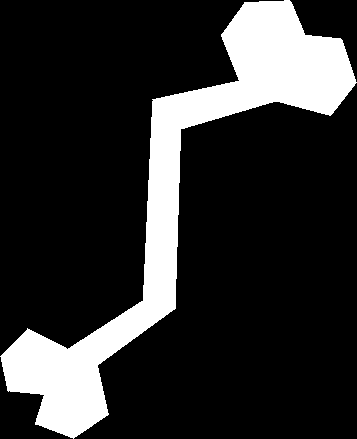
#> input picture database/Bone-17.pgm, 357 x 439 px; its folder holds only this picture in this run
$ jupyter execute --allow-errors skeleton.ipynb   (shell and % lines are left out)   (older library calls are emulated)
#> lines starting #> are read from the running program, lines starting #| are printed output that depends on the picture; after the words box and inside, x2 and y2 are one past the last pixel; in counts of white or black regions, pixels touching at a corner belong together
## This draft contains reading of database properly

[cell 1]
%pylab inline
#> (the rest of this cell did not finish here and is left out)

[cell 2]
import re

from os import walk
from os.path import join

import numpy as np
import matplotlib.pyplot as plt

from skimage.io import imread, imshow, show

[cell 3]
# Read classes from file
labels = np.genfromtxt('../classes.csv', delimiter=',', dtype=str)
# because of space after comma we read redundant empty column
labels = np.array([l[0] for l in labels])

[cell 4]
data_path = "../database/"
files = list()
for (dirpath, dirnames, filenames) in walk(data_path):
    files = filenames

[cell 5]
data_images = list()
data_labels = list()
label_from_name = r"([a-zA-z]+)[-_]\d+.pgm"

[cell 6]
# here we load all the images and find their label from filename
for f in files:
    match = re.match(label_from_name, f)
    if match:
        label = match.groups()[0]
        if label in labels:
            data_labels.append(label)
            data_images.append(imread(join(data_path, f), as_grey=True))
    else:
        # if name does not match our regexp or label is not in the list
        # of classes - not read from database
        continue

[cell 7]
im = data_images[0]
#> im: shape (439, 357); 18.4% white; 1 white region, box (x1, y1, x2, y2) and area: (0, 0, 357, 439) 28768

[cell 8]
data_labels[0]

[cell 9]
imshow(im)
show()

[cell 10]
CONNECTIVITY_INC = {
    4: {
        0: (0, -1),
        1: (-1, 0),
        2: (0, 1),
        3: (1, 0)
    },
    8: {
        0: (0, -1),
        1: (-1, -1),
        2: (-1, 0),
        3: (-1, 1),
        4: (0, 1),
        5: (1, 1),
        6: (1, 0),
        7: (1, -1),
    }
}

[cell 11]
def pad_image(im, color="b"):
#> called with color = 'b'
    if color == "b":
        padded_im = np.array([np.concatenate([[0], row, [0]]) for row in im], dtype=np.uint8)
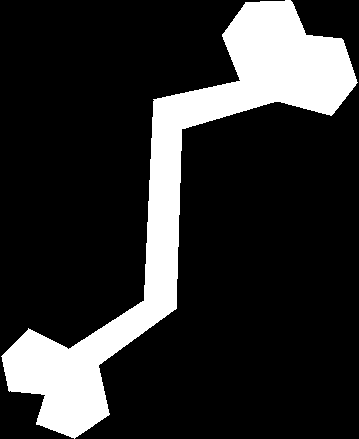
#> padded_im: shape (439, 359); 18.3% white; 1 white region, box (x1, y1, x2, y2) and area: (1, 0, 358, 439) 28768
        new_row = np.zeros((1, padded_im.shape[1]), dtype=np.uint8)
        padded_im = np.concatenate([new_row, padded_im, new_row])
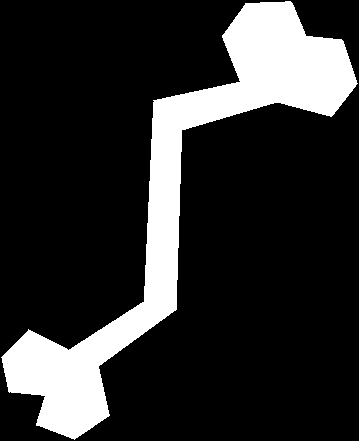
#> padded_im: shape (441, 359); 18.2% white; 1 white region, box (x1, y1, x2, y2) and area: (1, 1, 358, 440) 28768
    else:
        raise ValueError("Padding is not implemented for thes color")
    return padded_im

[cell 12]
def trace_border(im, connectivity=4):
    border = list()
    # we pad image by one pixel from all sides
    # padding ensures us not to go out of domain
    padded_im = pad_image(im)

    background_pixel = padded_im[0][0]
#> background_pixel = 0
    current_pixel = padded_im[0][0]
#> current_pixel = 0
    start = None

    # find starting pixel
    for i in range(padded_im.shape[0]):
        for j in range(padded_im.shape[1]):
            if padded_im[i][j] != current_pixel:
                start = (i, j)
                border.append((i, j))
                break
        else:
            continue
            # executed if the loop ended normally (no break)
        break
#> after the loop, border = [(1, 285)]

    # iterations of the algo
    print(start)
    current_pixel = start
    direction = 0
    print("Start iteration of the algorithm... ")
    while (True):
        if connectivity == 8:
            i = (direction + 2) % 8
            while i != (direction + 7) % 8:
                next_pixel = (current_pixel[0] + CONNECTIVITY_INC[connectivity][i][0],
                              current_pixel[1] + CONNECTIVITY_INC[connectivity][i][1])
                if padded_im[next_pixel] != background_pixel:
                    current_pixel = next_pixel
                    border.append(current_pixel)
                    direction = (i + 4) % 8
                    break
                i = (i+1) % 8
        elif connectivity == 4:
            i = (direction + 1) % 4
            while i != (direction + 4) % 8:
                next_pixel = (current_pixel[0] + CONNECTIVITY_INC[connectivity][i][0],
                              current_pixel[1] + CONNECTIVITY_INC[connectivity][i][1])
                if padded_im[next_pixel] != background_pixel:
                    current_pixel = next_pixel
                    border.append(current_pixel)
                    direction = (i + 2) % 4
                    break
                i = (i+1) % 4
        else:
            raise ValueError("Invalid connectivity specified")
    # stop condition
        if current_pixel == border[0]:
            break

    # remove padding from image (it will influence border coordinates)
    border = [(pixel[0] - 1, pixel[1] - 1) for pixel in border]

    return border

[cell 13]
border = trace_border(im, connectivity=4)
#> border = 1739 pairs, first value 0 to 438, second value 0 to 356

[cell 14]
key = data_images[0]

[cell 15]
border = trace_border(key, connectivity=4)

#> (a cell that did not finish here is left out)

#> (a cell that did not finish here is left out)

[cell 18]
sp = (300,400)

def add_point_inside(im, border, point):
    image = numpy.array(im)
    next_points = [point]

    while len(next_points) > 0:
        point = next_points.pop()
        image[point] = 120

        top = (point[0]-1, point[1])
        down = (point[0]+1, point[1])
        left = (point[0], point[1]-1)
        right = (point[0], point[1]+1)

        if image[top] != 120 and top not in border:
            next_points.append(top)
        if image[down] != 120 and down not in border:
            next_points.append(down)
        if image[left] != 120 and left not in border:
            next_points.append(left)
        if image[right] != 120 and right not in border:
            next_points.append(right)

    return image

def make_grey_white(im):
    im[im > 0] = 255

#> (the rest of this cell did not finish here and is left out)

[cell 19]
len(border)
#> Out = 1739

[cell 20]
width = 12
height = 12
fig, ax = plt.subplots()
ax.imshow(im, cmap=plt.cm.gray)

ax.plot([b[1] for b in border], [b[0] for b in border], color="r", linewidth=5)
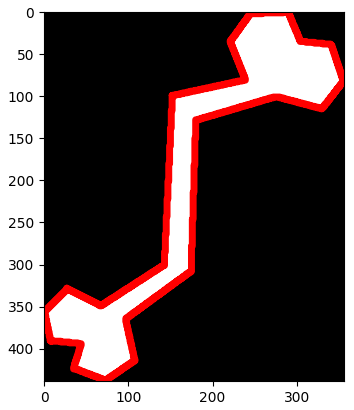
#> figure drawn by matplotlib, 1 panel

[cell 21]
vectors = {}
for pixel in border:
    vectors.update({ pixel: []})
    for other_pixel in border:
        if other_pixel != pixel:
            vectors[pixel].append((other_pixel[0] - pixel[0],
                                   other_pixel[1] - pixel[1]))
#> this loop made 1739 passes
#> pixel on passes 1 to 3: (0, 284), (0, 285), (0, 286)
#> after the loop, vectors = 1732 items

[cell 22]
pixel1_x = [vector[0] for vector in vectors[border[0]]]
#> pixel1_x = 1737 values, max 438 at index 842, min 0 at index 0, mean 215.4
pixel1_y = [vector[1] for vector in vectors[border[0]]]
#> pixel1_y = 1737 values, max 72 at index 153, min -284 at index 1017, mean -114.8

[cell 23]
plt.hexbin(pixel1_y, pixel1_x, bins='log', cmap=plt.cm.YlOrRd_r)
plt.figure(figsize=(4,4))
show()
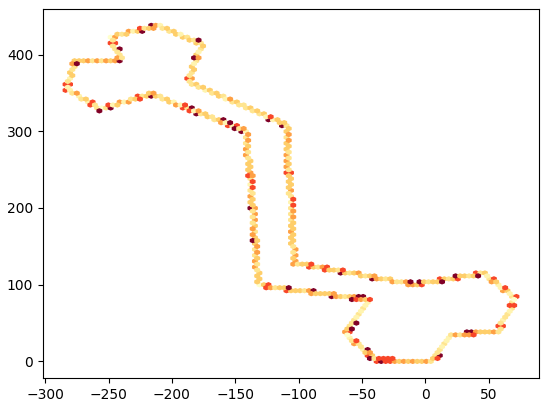
#> figure drawn by matplotlib, 1 panel

[cell 24]
plt.hist(pixel1_y, bins=100)
show()
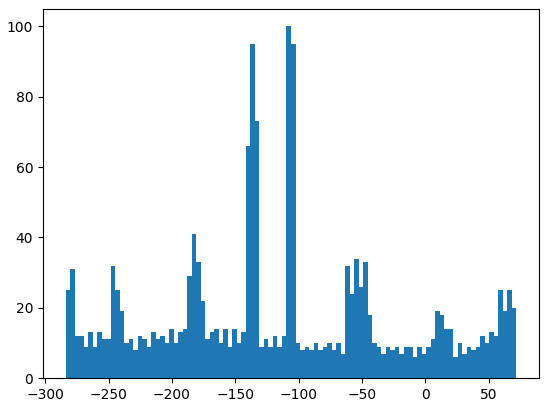
#> figure drawn by matplotlib, 1 panel; tallest bar 100 high, from x = -109.6 to -106

[cell 25]
import skfmm
phi = np.ones((3, 3))
phi[1, 1] = -1
skfmm.distance(phi)
#> (this line was passed over: skfmm is not available in this run)

$ run again, on database/Glas-1.pgm
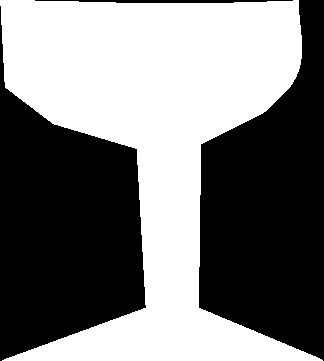
#> input picture database/Glas-1.pgm, 324 x 361 px
#> im: shape (361, 324); 48.5% white; 1 white region, box (x1, y1, x2, y2) and area: (0, 0, 323, 361) 56786
#> background_pixel = 0
#> `border = trace_border(im, connectivity=4)`: border = 1865 pairs, first value 0 to 360, second value 0 to 322
#> Out = 1865
#> `[cell 20] width = 12 height = 12 fig, ax = plt.subplots() ax.imshow(im..`:
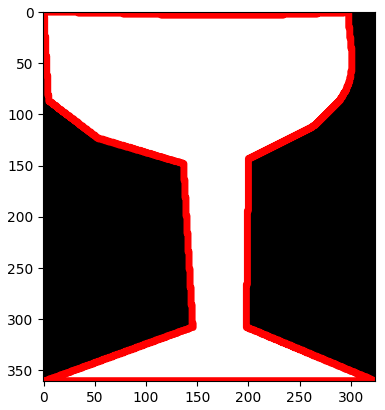
#> figure drawn by matplotlib, 1 panel
#> the loop `for pixel in border:` made 1865 passes
#> pixel on passes 1 to 3: (0, 0), (0, 1), (0, 2)
#> after the loop `for pixel in border:`: vectors = 1861 items
#> pixel1_x = 1863 values, max 360 at index 892, min 0 at index 0, mean 196.3
#> pixel1_y = 1863 values, max 322 at index 893, min 0 at index 1858, mean 157.8
#> `show()`:
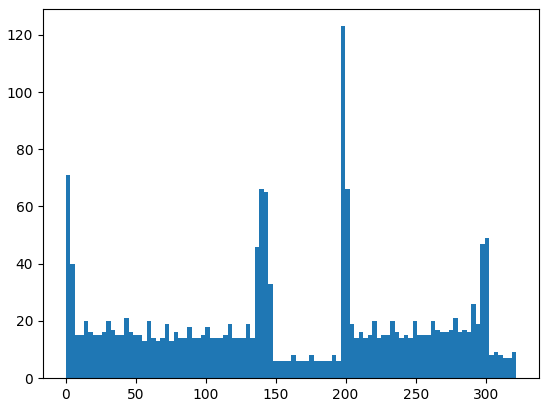
#> figure drawn by matplotlib, 1 panel; tallest bar 123 high, from x = 196.4 to 199.6

$ run again, on database/HCircle-7.pgm
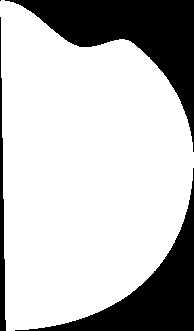
#> input picture database/HCircle-7.pgm, 194 x 331 px
#> im: shape (331, 194); 75% white; 4 black regions (1 under 20 px), largest, box (x1, y1, x2, y2) and area: (5, 0, 194, 152) 8780, (15, 168, 194, 331) 6311, (0, 17, 6, 331) 975
#> background_pixel = 0
#> `border = trace_border(im, connectivity=4)`: border = 1063 pairs, first value 0 to 330, second value 0 to 193
#> Out = 1063
#> `[cell 20] width = 12 height = 12 fig, ax = plt.subplots() ax.imshow(im..`:
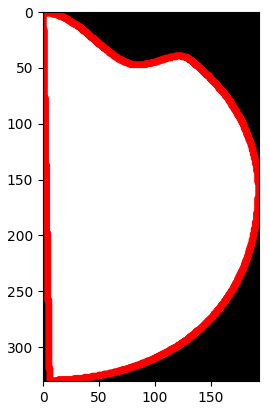
#> figure drawn by matplotlib, 1 panel
#> the loop `for pixel in border:` made 1063 passes
#> pixel on passes 1 to 3: (0, 1), (0, 2), (0, 3)
#> after the loop `for pixel in border:`: vectors = 1062 items
#> pixel1_x = 1061 values, max 330 at index 716, min 0 at index 0, mean 164.7
#> pixel1_y = 1061 values, max 192 at index 359, min -1 at index 1044, mean 82.41
#> `show()`:
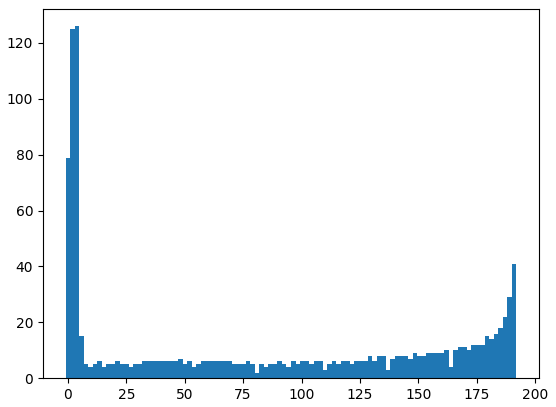
#> figure drawn by matplotlib, 1 panel; tallest bar 126 high, from x = 2.86 to 4.79

$ run again, on database/Bone-20.pgm
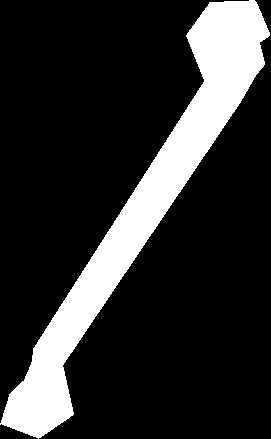
#> input picture database/Bone-20.pgm, 271 x 439 px
#> im: shape (439, 271); 18.4% white; 1 white region, box (x1, y1, x2, y2) and area: (0, 0, 270, 439) 21878
#> background_pixel = 0
#> `border = trace_border(im, connectivity=4)`: border = 1485 pairs, first value 0 to 438, second value 0 to 269
#> Out = 1485
#> `[cell 20] width = 12 height = 12 fig, ax = plt.subplots() ax.imshow(im..`:
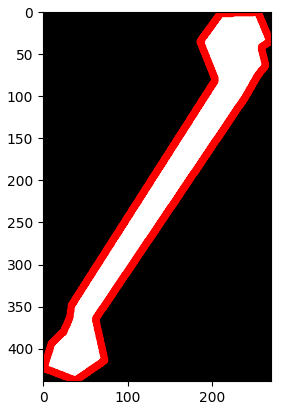
#> figure drawn by matplotlib, 1 panel
#> the loop `for pixel in border:` made 1485 passes
#> pixel on passes 1 to 3: (0, 249), (0, 250), (0, 251)
#> after the loop `for pixel in border:`: vectors = 1481 items
#> pixel1_x = 1483 values, max 438 at index 720, min 0 at index 0, mean 218.2
#> pixel1_y = 1483 values, max 20 at index 51, min -249 at index 773, mean -112
#> `show()`:
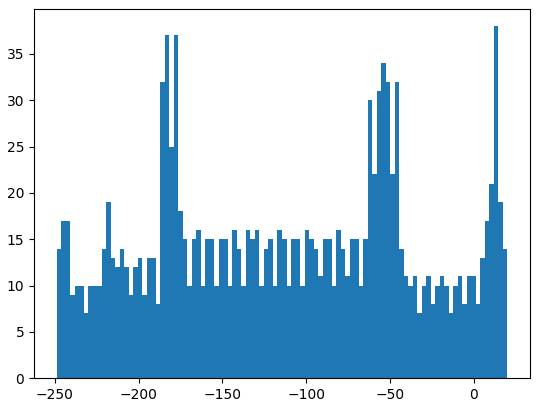
#> figure drawn by matplotlib, 1 panel; tallest bar 38 high, from x = 11.93 to 14.62
